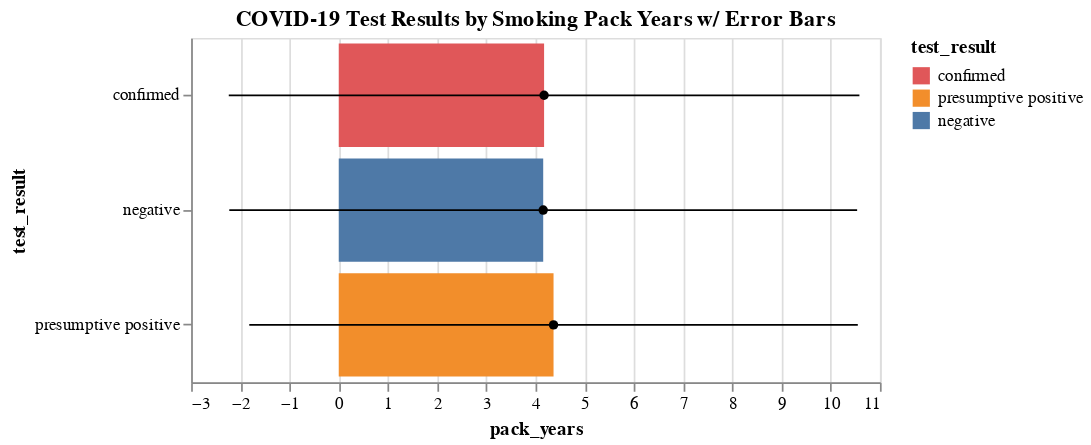

Notebook cell for this chart:
### Markdown cell above
### Pack Years by Test Results
Bar chart w/ error bars

### Code cell
viz_test_by_pack = alt.Chart(patient).mark_bar().encode(
    y='test_result:N',
    x='mean(pack_years)',
    color=alt.Color('test_result:N', scale=scale_test_result)
).properties(
    title="COVID-19 Test Results by Smoking Pack Years w/ Error Bars",
    width=400,
    height=200
)

points = alt.Chart(patient).mark_point(filled=True, color='black').encode(
  y='test_result:N',
  x='mean(pack_years)',
)

error_bars = alt.Chart(patient).mark_errorbar(extent='stdev').encode(
    y='test_result:N',
    x='pack_years',
)

viz_test_by_pack + error_bars + points

### Figure 1 — Vega-Lite specification as saved in the notebook (floating-point values rounded to 4 significant figures; data arrays with more than 128 entries replaced by an {"elided": "..."} marker saying what was removed)
{"config": {"view": {"continuousWidth": 400, "continuousHeight": 300}}, "layer": [{"mark": "bar", "encoding": {"color": {"type": "nominal", "field": "test_result", "scale": {"domain": ["confirmed", "presumptive positive", "negative"], "range": ["#E05759", "#F28E2B", "#4E79A7"]}}, "x": {"type": "quantitative", "aggregate": "mean", "field": "pack_years"}, "y": {"type": "nominal", "field": "test_result"}}, "height": 200, "title": "COVID-19 Test Results by Smoking Pack Years w/ Error Bars", "width": 400}, {"mark": {"type": "errorbar", "extent": "stdev"}, "encoding": {"x": {"type": "quantitative", "field": "pack_years"}, "y": {"type": "nominal", "field": "test_result"}}}, {"mark": {"type": "point", "color": "black", "filled": true}, "encoding": {"x": {"type": "quantitative", "aggregate": "mean", "field": "pack_years"}, "y": {"type": "nominal", "field": "test_result"}}}], "data": {"name": "data-0117613c26066f3a22500fd0040de660"}, "$schema": "https://vega.github.io/schema/vega-lite/v4.0.2.json", "datasets": {"data-0117613c26066f3a22500fd0040de660": {"elided": "500 records"}}}
